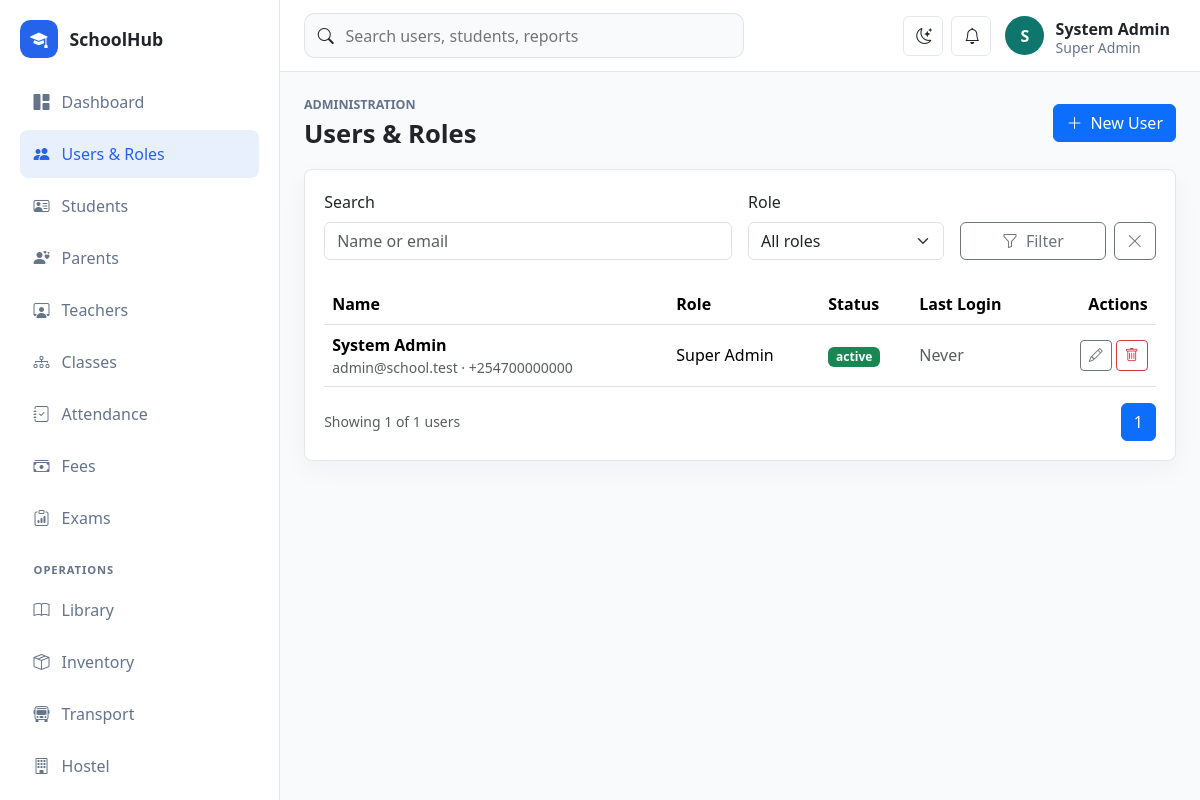
Page /school/public/users (signed in) on the committed database.
### tables this page shows
CREATE TABLE users (
    id BIGINT UNSIGNED AUTO_INCREMENT PRIMARY KEY,
    role_id BIGINT UNSIGNED NOT NULL,
    first_name VARCHAR(100) NOT NULL,
    last_name VARCHAR(100) NOT NULL,
    email VARCHAR(190) NOT NULL UNIQUE,
    phone VARCHAR(40) NULL,
    password_hash VARCHAR(255) NOT NULL,
    status ENUM('active', 'inactive', 'suspended') NOT NULL DEFAULT 'active',
    two_factor_secret VARCHAR(255) NULL,
    last_login_at TIMESTAMP NULL,
    created_at TIMESTAMP DEFAULT CURRENT_TIMESTAMP,
    updated_at TIMESTAMP DEFAULT CURRENT_TIMESTAMP ON UPDATE CURRENT_TIMESTAMP,
    INDEX idx_users_role_status (role_id, status),
    CONSTRAINT fk_users_role FOREIGN KEY (role_id) REFERENCES roles(id)
);

CREATE TABLE roles (
    id BIGINT UNSIGNED AUTO_INCREMENT PRIMARY KEY,
    name VARCHAR(100) NOT NULL,
    slug VARCHAR(120) NOT NULL UNIQUE,
    description VARCHAR(255) NULL,
    created_at TIMESTAMP DEFAULT CURRENT_TIMESTAMP
);

### app/Views/users/index.php (the view, shortened to what the rows shown need)
<div class="page-heading">
    <div>
        <h1>Users & Roles</h1>
    </div>
</div>
<section class="panel">
    <div class="table-responsive">
        <table class="table align-middle">
            <thead>
                <tr>
                    <th>Name</th>
                    <th>Role</th>
                    <th>Status</th>
                    <th>Last Login</th>
                    <th class="text-end">Actions</th>
                </tr>
            </thead>
            <tbody>
                <?php foreach ($users['items'] as $user): ?>
                    <tr>
                        <td>
                            <div class="fw-semibold"><?= e($user['first_name'] . ' ' . $user['last_name']) ?></div>
                            <div class="text-muted small"><?= e($user['email']) ?><?= $user['phone'] ? ' · ' . e($user['phone']) : '' ?></div>
                        </td>
                        <td><?= e($user['role_name']) ?></td>
                        <td><span class="badge text-bg-<?= $user['status'] === 'active' ? 'success' : 'secondary' ?>"><?= e($user['status']) ?></span></td>
                        <td><?= $user['last_login_at'] ? e(date('M j, Y H:i', strtotime($user['last_login_at']))) : '<span class="text-muted">Never</span>' ?></td>
                        <td class="text-end">
                            <?php if (\App\Core\Auth::can('users.manage')): ?>
                                <a class="btn btn-sm btn-outline-secondary" href="<?= e(url('/users/edit?id=' . $user['id'])) ?>"><i class="bi bi-pencil"></i></a>
                                <form class="d-inline" action="<?= e(url('/users/delete')) ?>" method="post" data-confirm="Delete this user?">
                                    <button class="btn btn-sm btn-outline-danger" type="submit"><i class="bi bi-trash"></i></button>
                                </form>
                            <?php endif; ?>
                        </td>
                    </tr>
                <?php endforeach; ?>
            </tbody>
        </table>
    </div>
    <div class="d-flex justify-content-between align-items-center">
        <p class="text-muted small mb-0">Showing <?= count($users['items']) ?> of <?= e($users['total']) ?> users</p>
        <nav aria-label="User pages">
            <ul class="pagination mb-0">
                <?php for ($i = 1; $i <= $users['pages']; $i++): ?>
                    <li class="page-item <?= $i === $users['page'] ? 'active' : '' ?>">
                        <a class="page-link" href="<?= e(url('/users?page=' . $i . '&search=' . urlencode($search) . '&role_id=' . urlencode($roleId))) ?>"><?= e($i) ?></a>
                    </li>
                <?php endfor; ?>
            </ul>
        </nav>
    </div>
</section>

### app/Views/layouts/app.php (shortened to what the rows shown need)
<!doctype html>
<html lang="en" data-bs-theme="light">
<head>
    <link href="https://cdn.jsdelivr.net/npm/bootstrap@5.3.3/dist/css/bootstrap.min.css" rel="stylesheet">
    <link href="https://cdn.jsdelivr.net/npm/bootstrap-icons@1.11.3/font/bootstrap-icons.css" rel="stylesheet">
    <link href="<?= e(url('/assets/css/app.css')) ?>" rel="stylesheet">
</head>
<body>
<div class="app-shell">
    <div class="main-shell">
        <header class="topbar">
            <div class="ms-auto d-flex align-items-center gap-2">
                <div class="dropdown">
                    <button class="profile-button" data-bs-toggle="dropdown" aria-expanded="false">
                        <span class="d-none d-sm-block text-start">
                            <strong><?= e(current_user()['name'] ?? 'User') ?></strong>
                            <small><?= e(current_user()['role'] ?? '') ?></small>
                        </span>
                    </button>
                </div>
            </div>
        </header>
        <main class="content-shell">
            <?= $content ?>
        </main>
    </div>
</div>
</body>
</html>

### rows in the picture
users: role.name "Super Admin", first_name+last_name "System Admin", email "admin@school.test", phone "+254700000000", status "active", shows "Never", id "1"

### other values in the picture
app_config('name') "SchoolHub"
substr(current_user()['name'] ?? 'U', 0, 1) "S"
current_user()['name'] "System Admin"
count($users['items']) "1"
